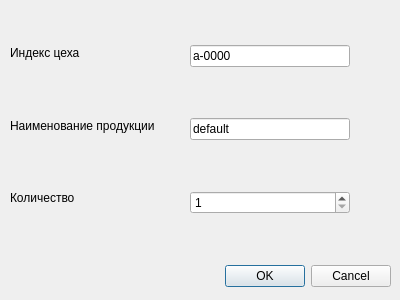
<?xml version="1.0" encoding="UTF-8"?>
<ui version="4.0">
 <class>input</class>
 <widget class="QDialog" name="input">
  <property name="geometry">
   <rect>
    <x>0</x>
    <y>0</y>
    <width>400</width>
    <height>300</height>
   </rect>
  </property>
  <property name="windowTitle">
   <string>Dialog</string>
  </property>
  <widget class="QDialogButtonBox" name="buttonBox">
   <property name="geometry">
    <rect>
     <x>50</x>
     <y>260</y>
     <width>341</width>
     <height>32</height>
    </rect>
   </property>
   <property name="orientation">
    <enum>Qt::Horizontal</enum>
   </property>
   <property name="standardButtons">
    <set>QDialogButtonBox::Cancel|QDialogButtonBox::Ok</set>
   </property>
  </widget>
  <widget class="QDialogButtonBox" name="buttonBox_2">
   <property name="geometry">
    <rect>
     <x>130</x>
     <y>300</y>
     <width>341</width>
     <height>32</height>
    </rect>
   </property>
   <property name="orientation">
    <enum>Qt::Horizontal</enum>
   </property>
   <property name="standardButtons">
    <set>QDialogButtonBox::Cancel|QDialogButtonBox::Ok</set>
   </property>
  </widget>
  <widget class="QWidget" name="gridLayoutWidget">
   <property name="geometry">
    <rect>
     <x>10</x>
     <y>20</y>
     <width>160</width>
     <height>211</height>
    </rect>
   </property>
   <layout class="QGridLayout" name="gridLayout">
    <item row="1" column="0">
     <widget class="QLabel" name="label_5">
      <property name="text">
       <string>Наименование продукции</string>
      </property>
     </widget>
    </item>
    <item row="2" column="0">
     <widget class="QLabel" name="label_6">
      <property name="text">
       <string>Количество</string>
      </property>
     </widget>
    </item>
    <item row="0" column="0">
     <widget class="QLabel" name="label_4">
      <property name="text">
       <string>Индекс цеха</string>
      </property>
     </widget>
    </item>
   </layout>
  </widget>
  <widget class="QWidget" name="verticalLayoutWidget">
   <property name="geometry">
    <rect>
     <x>190</x>
     <y>0</y>
     <width>160</width>
     <height>261</height>
    </rect>
   </property>
   <layout class="QVBoxLayout" name="verticalLayout_2">
    <item>
     <widget class="QLineEdit" name="lineEdit_2">
      <property name="inputMask">
       <string>A-0000</string>
      </property>
      <property name="text">
       <string>a-0000</string>
      </property>
     </widget>
    </item>
    <item>
     <widget class="QLineEdit" name="lineEdit_3">
      <property name="inputMask">
       <string/>
      </property>
      <property name="text">
       <string>default</string>
      </property>
     </widget>
    </item>
    <item>
     <widget class="QSpinBox" name="spinBox">
      <property name="minimum">
       <number>1</number>
      </property>
     </widget>
    </item>
   </layout>
  </widget>
 </widget>
 <resources/>
 <connections>
  <connection>
   <sender>buttonBox</sender>
   <signal>accepted()</signal>
   <receiver>input</receiver>
   <slot>accept()</slot>
   <hints>
    <hint type="sourcelabel">
     <x>248</x>
     <y>254</y>
    </hint>
    <hint type="destinationlabel">
     <x>157</x>
     <y>274</y>
    </hint>
   </hints>
  </connection>
  <connection>
   <sender>buttonBox</sender>
   <signal>rejected()</signal>
   <receiver>input</receiver>
   <slot>reject()</slot>
   <hints>
    <hint type="sourcelabel">
     <x>316</x>
     <y>260</y>
    </hint>
    <hint type="destinationlabel">
     <x>286</x>
     <y>274</y>
    </hint>
   </hints>
  </connection>
 </connections>
</ui>
